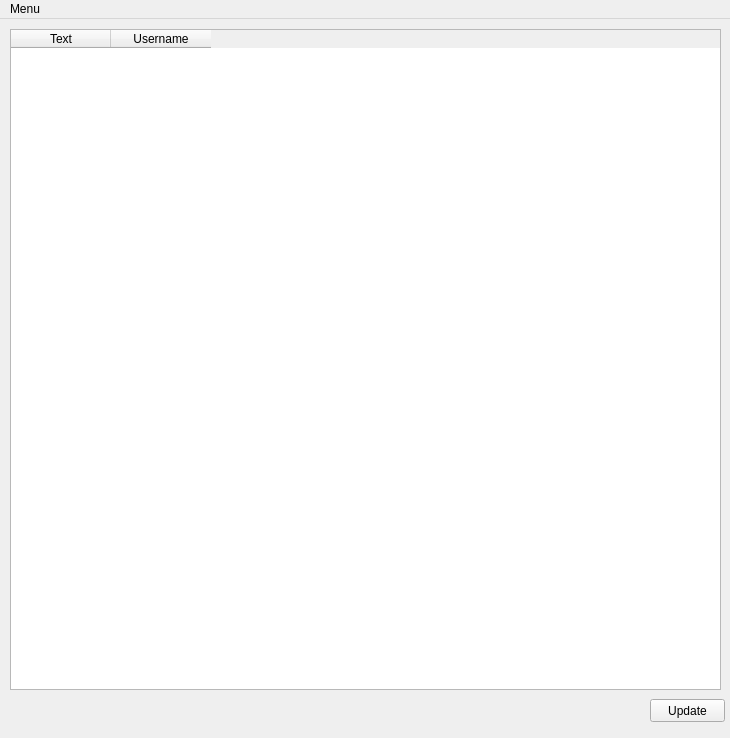
<?xml version="1.0" encoding="UTF-8"?>
<ui version="4.0">
 <class>MainWindow</class>
 <widget class="QMainWindow" name="MainWindow">
  <property name="geometry">
   <rect>
    <x>0</x>
    <y>0</y>
    <width>730</width>
    <height>738</height>
   </rect>
  </property>
  <property name="windowTitle">
   <string>MainWindow</string>
  </property>
  <widget class="QWidget" name="centralWidget">
   <widget class="QPushButton" name="butGet">
    <property name="geometry">
     <rect>
      <x>650</x>
      <y>680</y>
      <width>75</width>
      <height>23</height>
     </rect>
    </property>
    <property name="text">
     <string>Update</string>
    </property>
   </widget>
   <widget class="QTableWidget" name="table">
    <property name="geometry">
     <rect>
      <x>10</x>
      <y>10</y>
      <width>711</width>
      <height>661</height>
     </rect>
    </property>
    <column>
     <property name="text">
      <string>Text</string>
     </property>
    </column>
    <column>
     <property name="text">
      <string>Username</string>
     </property>
    </column>
   </widget>
  </widget>
  <widget class="QMenuBar" name="menuBar">
   <property name="geometry">
    <rect>
     <x>0</x>
     <y>0</y>
     <width>730</width>
     <height>21</height>
    </rect>
   </property>
   <widget class="QMenu" name="menuMenu">
    <property name="title">
     <string>Menu</string>
    </property>
   </widget>
   <addaction name="menuMenu"/>
  </widget>
 </widget>
 <layoutdefault spacing="6" margin="11"/>
 <resources/>
 <connections/>
</ui>
